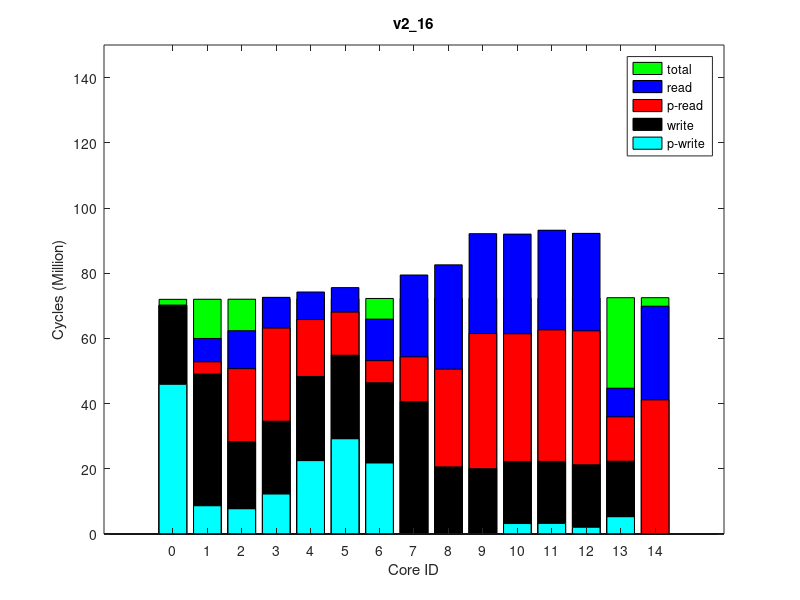

The MATLAB source for this figure:
times(1, :, :) = [
0, 72855982, 0
3728467, 72885721, 0
22382906, 72901668, 0
28570754, 72940089, 0
13739297, 73143799, 0
6754433, 73125650, 0
13241662, 73058084, 0
17442383, 73000500, 0
29962704, 73156899, 0
41432541, 73171220, 0
39163512, 73210063, 0
40347116, 73263574, 0
40307685, 73375153, 0
13110758, 73371903, 0
41072788, 73319198, 0
];
times(2, :, :) = [
0, 72855147, 0
3741466, 72885016, 0
22395099, 72900935, 0
28581595, 72939097, 0
13739179, 73142871, 0
6754005, 73124648, 0
13233827, 73057107, 0
17439655, 72999584, 0
29962520, 73155977, 0
41431883, 73170239, 0
39163318, 73208424, 0
40347112, 73261348, 0
41240852, 73372236, 0
13667626, 73368980, 0
41072982, 73316316, 0
];
times(3, :, :) = [
0, 72859282, 0
3737945, 72887261, 0
22390419, 72903204, 0
28575025, 72941935, 0
13740644, 73145756, 0
6755394, 73127574, 0
13239093, 73060024, 0
17431458, 73002443, 0
29964809, 73158839, 0
41435124, 73173146, 0
39165599, 73211383, 0
40349988, 73264294, 0
41244210, 73375118, 0
13672151, 73371906, 0
41075272, 73319246, 0
];
times(4, :, :) = [
0, 72855436, 0
3730104, 72885778, 0
22385355, 72901708, 0
28572569, 72939404, 0
13737387, 73143140, 0
6753739, 73124968, 0
13240796, 73057431, 0
17439593, 72999895, 0
29962609, 73156211, 0
41432010, 73170482, 0
39163145, 73208667, 0
40348797, 73261661, 0
41242332, 73372492, 0
13667760, 73369230, 0
41072951, 73316533, 0
];
times(5, :, :) = [
0, 72855534, 0
3738428, 72884416, 0
22383484, 72900355, 0
28569410, 72938946, 0
13738232, 73142766, 0
6754077, 73124535, 0
13226245, 73057007, 0
17427962, 72999410, 0
29962593, 73155819, 0
41431667, 73170093, 0
39162815, 73208295, 0
40347324, 73261233, 0
41240812, 73372044, 0
13668010, 73368770, 0
41072772, 73316103, 0
];
times(6, :, :) = [
0, 72855294, 0
3734528, 72884932, 0
22391800, 72900871, 0
28579157, 72938667, 0
13739562, 73142487, 0
6754825, 73124283, 0
13233408, 73056738, 0
17436019, 72999129, 0
29961810, 73155586, 0
41431375, 73169867, 0
39162210, 73208137, 0
40346685, 73261038, 0
41240273, 73371901, 0
13667908, 73368657, 0
41072105, 73315988, 0
];
times(7, :, :) = [
0, 72856474, 0
3732861, 72886815, 0
22386133, 72902749, 0
28570368, 72941153, 0
13738481, 73144512, 0
6754587, 73126324, 0
13242033, 73058760, 0
17431257, 73001251, 0
29963866, 73157555, 0
41433401, 73171827, 0
39164187, 73210083, 0
40349451, 73262960, 0
41243203, 73373756, 0
13669248, 73370504, 0
41073927, 73317846, 0
];
times(8, :, :) = [
0, 72855718, 0
3739553, 72885838, 0
22396342, 72901792, 0
28584395, 72940126, 0
13739132, 73143901, 0
6755161, 73125691, 0
13242121, 73058163, 0
17454663, 73000602, 0
29963028, 73156966, 0
41433014, 73171220, 0
39164160, 73209455, 0
40348916, 73262423, 0
41242200, 73373260, 0
13669152, 73369995, 0
41073629, 73317307, 0
];
times(9, :, :) = [
0, 72856690, 0
3740213, 72885123, 0
22390018, 72901062, 0
28579288, 72939723, 0
13739529, 73143415, 0
6754700, 73125204, 0
13230948, 73057702, 0
17444438, 73000096, 0
29962312, 73156474, 0
41432359, 73170742, 0
39163483, 73208942, 0
40348649, 73261874, 0
41242563, 73372747, 0
13669073, 73369496, 0
41073088, 73316825, 0
];
times(10, :, :) = [
0, 72858354, 0
3738792, 72887216, 0
22394130, 72903163, 0
28579499, 72941451, 0
13739616, 73145150, 0
6754944, 73126985, 0
13246129, 73059497, 0
17451096, 73001924, 0
29965185, 73158234, 0
41434155, 73172542, 0
39165249, 73210845, 0
40350802, 73263677, 0
41244438, 73374536, 0
13670440, 73371274, 0
41074198, 73318596, 0
];
ave_times = round(squeeze(mean(times)));
format long g, ave_times
std_times = round(squeeze(std(times)));
format long g, std_times
polling_read_times = ave_times;
times(1, :, :) = [
45911571, 72576451, 0
8664393, 72605582, 0
7746883, 72622150, 0
12264772, 72659564, 0
0, 72861402, 0
21782483, 72843503, 0
29211165, 72776443, 0
22510959, 72719395, 0
0, 72874280, 0
3550, 72889339, 0
3206022, 72928438, 0
3243200, 72979983, 0
0, 73087843, 0
5784615, 73084839, 0
2054500, 73033829, 0
];
times(2, :, :) = [
45911145, 72576395, 0
8656289, 72605743, 0
7739030, 72622058, 0
12254709, 72659467, 0
0, 72861373, 0
21782892, 72843462, 0
29201819, 72776406, 0
22500880, 72719363, 0
0, 72874259, 0
3533, 72889275, 0
3205254, 72927414, 0
3242166, 72978758, 0
0, 73085843, 0
5241584, 73082835, 0
2054409, 73031910, 0
];
times(3, :, :) = [
45911524, 72577094, 0
8655640, 72605835, 0
7739161, 72622434, 0
12246793, 72659868, 0
0, 72861608, 0
21782239, 72843692, 0
29204754, 72776656, 0
22494334, 72719580, 0
0, 72874470, 0
3520, 72889461, 0
3206362, 72928262, 0
3241439, 72979007, 0
0, 73086118, 0
5241529, 73083102, 0
2053808, 73032188, 0
];
times(4, :, :) = [
45911708, 72576936, 0
8658261, 72604695, 0
7737476, 72620984, 0
12249718, 72658869, 0
0, 72860495, 0
21783456, 72842605, 0
29191849, 72775653, 0
22504220, 72718636, 0
0, 72873354, 0
3523, 72888349, 0
3206150, 72927511, 0
3241537, 72978007, 0
0, 73085104, 0
5241347, 73082092, 0
2053500, 73031168, 0
];
times(5, :, :) = [
45912749, 72577745, 0
8657137, 72606636, 0
7738269, 72622907, 0
12263413, 72660489, 0
0, 72862288, 0
21782221, 72844391, 0
29219100, 72777348, 0
22511931, 72720314, 0
0, 72875179, 0
3537, 72890197, 0
3205218, 72928306, 0
3241868, 72979607, 0
0, 73086767, 0
5241524, 73083771, 0
2054423, 73032867, 0
];
times(6, :, :) = [
45911749, 72576196, 0
8657322, 72605342, 0
7740503, 72621615, 0
12268541, 72659342, 0
0, 72861060, 0
21782825, 72843142, 0
29214346, 72776158, 0
22513318, 72719197, 0
0, 72873948, 0
3520, 72888954, 0
3206196, 72927759, 0
3241436, 72978456, 0
0, 73085601, 0
5241440, 73082613, 0
2053981, 73031699, 0
];
times(7, :, :) = [
45910404, 72575969, 0
8658892, 72604022, 0
7741821, 72620314, 0
12260316, 72658161, 0
0, 72859980, 0
21782166, 72842071, 0
29211850, 72775063, 0
22510628, 72717996, 0
0, 72872846, 0
3530, 72887854, 0
3206396, 72926944, 0
3241217, 72977461, 0
0, 73084594, 0
5241282, 73081580, 0
2053478, 73030668, 0
];
times(8, :, :) = [
45913068, 72577989, 0
8660747, 72606806, 0
7740648, 72623098, 0
12268760, 72660892, 0
0, 72862696, 0
21781249, 72844803, 0
29214193, 72777725, 0
22502371, 72720678, 0
0, 72875665, 0
3533, 72890679, 0
3206416, 72929421, 0
3241273, 72980169, 0
0, 73087271, 0
5241670, 73084269, 0
2053587, 73033363, 0
];
times(9, :, :) = [
45913810, 72578694, 0
8656990, 72606994, 0
7738821, 72623286, 0
12256742, 72660849, 0
0, 72862698, 0
21782278, 72844755, 0
29209916, 72777681, 0
22503628, 72720564, 0
0, 72875562, 0
3550, 72890579, 0
3206225, 72929279, 0
3241280, 72980023, 0
0, 73087113, 0
5241027, 73084101, 0
2053808, 73033177, 0
];
times(10, :, :) = [
45912462, 72577258, 0
8656883, 72606062, 0
7738850, 72622383, 0
12260140, 72660054, 0
0, 72861853, 0
21783283, 72843958, 0
29222213, 72776920, 0
22508964, 72719916, 0
0, 72874758, 0
3545, 72889776, 0
3205189, 72927988, 0
3242307, 72979535, 0
0, 73086646, 0
5242022, 73083650, 0
2054040, 73032746, 0
];
ave_times = round(squeeze(mean(times)));
format long g, ave_times
std_times = round(squeeze(std(times)));
format long g, std_times
polling_write_times = ave_times;
times(1, :, :) = [
0, 101951307, 0
10900067, 102004096, 64000
34038746, 102021113, 128000
37996702, 102083550, 64000
38839687, 102371767, 64000
19500383, 102348347, 128000
20748970, 102253959, 64000
25893481, 102169441, 64000
61971076, 102387513, 128000
72089942, 102401646, 64000
69735040, 102463465, 64000
70916300, 102548595, 64000
69082206, 102723442, 250000
21814394, 102717243, 128000
70933844, 102634779, 64000
];
times(2, :, :) = [
0, 101947025, 0
10900357, 101999462, 64000
34024496, 102016469, 128000
37983113, 102079020, 64000
38837183, 102367157, 64000
19502340, 102343730, 128000
20747771, 102249253, 64000
25872524, 102164826, 64000
61966615, 102382887, 128000
72084928, 102396984, 64000
69730732, 102458967, 64000
70908587, 102542915, 64000
69963353, 102717007, 250000
22454166, 102710793, 128000
70978899, 102628386, 64000
];
times(3, :, :) = [
0, 101926188, 0
10900828, 101980187, 64000
34028004, 101997197, 128000
37991927, 102057350, 64000
38820893, 102345534, 64000
19499355, 102322076, 128000
20748780, 102227580, 64000
25885730, 102143114, 64000
61944674, 102361236, 128000
72063876, 102375333, 64000
69708251, 102436995, 64000
70887798, 102520907, 64000
69941972, 102695034, 250000
22434470, 102688848, 128000
70957070, 102606426, 64000
];
times(4, :, :) = [
0, 101938795, 0
10899243, 101991546, 64000
34042639, 102008566, 128000
38012495, 102070777, 64000
38829982, 102358880, 64000
19502631, 102335461, 128000
20757402, 102241024, 64000
25915885, 102156598, 64000
61958434, 102374637, 128000
72077125, 102388760, 64000
69721778, 102450152, 64000
70901284, 102534629, 64000
69955803, 102708757, 250000
22447964, 102702563, 128000
70970205, 102620182, 64000
];
times(5, :, :) = [
0, 101955625, 0
10899834, 102009032, 64000
34038865, 102026047, 128000
38000380, 102088483, 64000
38844305, 102376604, 64000
19500307, 102353176, 128000
20763106, 102258708, 64000
25909843, 102174342, 64000
61976184, 102392362, 128000
72094698, 102406478, 64000
69740394, 102468247, 64000
70918811, 102552163, 64000
69973427, 102726306, 250000
22465770, 102720108, 128000
70988630, 102637673, 64000
];
times(6, :, :) = [
0, 101935935, 0
10899055, 101989877, 64000
34042031, 102006895, 128000
38002667, 102069092, 64000
38827227, 102355661, 64000
19503460, 102333843, 128000
20768844, 102239371, 64000
25914128, 102154911, 64000
61955474, 102371403, 128000
72073233, 102385532, 64000
69718859, 102448275, 64000
70896967, 102532452, 64000
69953336, 102706582, 250000
22445338, 102700379, 128000
70967221, 102617936, 64000
];
times(7, :, :) = [
0, 101964181, 0
10898812, 102018183, 64000
34045817, 102035197, 128000
38008207, 102097225, 64000
38850538, 102385314, 64000
19503200, 102361894, 128000
20759447, 102267472, 64000
25919129, 102183100, 64000
61984525, 102401073, 128000
72103650, 102415198, 64000
69747833, 102476319, 64000
70928150, 102561096, 64000
69981870, 102735178, 250000
22474736, 102728975, 128000
70996440, 102646561, 64000
];
times(8, :, :) = [
0, 101952497, 0
10901006, 102004624, 64000
34031780, 102021638, 128000
37982905, 102084369, 64000
38841036, 102370818, 64000
19502634, 102347391, 128000
20761145, 102254648, 64000
25890817, 102170182, 64000
61970402, 102386583, 128000
72088568, 102400702, 64000
69734323, 102464428, 64000
70913104, 102548323, 64000
69969020, 102722423, 250000
22460810, 102716225, 128000
70983237, 102633849, 64000
];
times(9, :, :) = [
0, 101954756, 0
10897802, 102007901, 64000
34035141, 102024906, 128000
37981303, 102087052, 64000
38842060, 102373407, 64000
19502717, 102349978, 128000
20753515, 102257255, 64000
25884336, 102172817, 64000
61973275, 102389142, 128000
72091131, 102403260, 64000
69736139, 102465810, 64000
70915865, 102550549, 64000
69971837, 102724614, 250000
22465114, 102718424, 128000
70983623, 102636008, 64000
];
times(10, :, :) = [
0, 101938973, 0
10898323, 101993415, 64000
34035721, 102010414, 128000
38004232, 102071868, 64000
38830707, 102359989, 64000
19499233, 102336554, 128000
20758281, 102242058, 64000
25915811, 102157664, 64000
61959482, 102375712, 128000
72078097, 102389822, 64000
69723588, 102451203, 64000
70901554, 102535653, 64000
69955987, 102709677, 250000
22447687, 102703481, 128000
70971394, 102621061, 64000
];
ave_times = round(squeeze(mean(times)));
format long g, ave_times
std_times = round(squeeze(std(times)));
format long g, std_times
read_times = ave_times;
times(1, :, :) = [
0, 71981948, 0
0, 72012662, 0
0, 72028703, 0
0, 72065973, 0
0, 72265820, 0
0, 72247784, 0
0, 72181013, 0
0, 72124328, 0
0, 72278710, 0
0, 72292916, 0
0, 72329960, 0
0, 72382333, 0
0, 72489224, 0
0, 72486224, 0
0, 72435746, 0
];
times(2, :, :) = [
0, 71984623, 0
0, 72012305, 0
0, 72028067, 0
0, 72067498, 0
0, 72267352, 0
0, 72249333, 0
0, 72182583, 0
0, 72125918, 0
0, 72280276, 0
0, 72294511, 0
0, 72330850, 0
0, 72382679, 0
0, 72488856, 0
0, 72485842, 0
0, 72435419, 0
];
times(3, :, :) = [
0, 71984422, 0
0, 72011985, 0
0, 72027750, 0
0, 72066643, 0
0, 72266496, 0
0, 72248461, 0
0, 72181707, 0
0, 72125031, 0
0, 72279418, 0
0, 72293629, 0
0, 72329815, 0
0, 72381725, 0
0, 72487918, 0
0, 72484920, 0
0, 72434516, 0
];
times(4, :, :) = [
0, 71982076, 0
0, 72012638, 0
0, 72028412, 0
0, 72066241, 0
0, 72266115, 0
0, 72248096, 0
0, 72181334, 0
0, 72124607, 0
0, 72279065, 0
0, 72293250, 0
0, 72330082, 0
0, 72381307, 0
0, 72487418, 0
0, 72484416, 0
0, 72433992, 0
];
times(5, :, :) = [
0, 71984215, 0
0, 72011864, 0
0, 72027601, 0
0, 72066763, 0
0, 72266634, 0
0, 72248597, 0
0, 72181828, 0
0, 72125119, 0
0, 72279533, 0
0, 72293741, 0
0, 72330087, 0
0, 72381899, 0
0, 72488020, 0
0, 72485004, 0
0, 72434562, 0
];
times(6, :, :) = [
0, 71981625, 0
0, 72011613, 0
0, 72027358, 0
0, 72065806, 0
0, 72265639, 0
0, 72247577, 0
0, 72180856, 0
0, 72124222, 0
0, 72278525, 0
0, 72292756, 0
0, 72329296, 0
0, 72380840, 0
0, 72486888, 0
0, 72483878, 0
0, 72433437, 0
];
times(7, :, :) = [
0, 71982885, 0
0, 72013198, 0
0, 72029236, 0
0, 72067425, 0
0, 72267253, 0
0, 72249212, 0
0, 72182461, 0
0, 72125755, 0
0, 72280155, 0
0, 72294358, 0
0, 72330577, 0
0, 72382484, 0
0, 72488650, 0
0, 72485655, 0
0, 72435254, 0
];
times(8, :, :) = [
0, 71983934, 0
0, 72011939, 0
0, 72027987, 0
0, 72066984, 0
0, 72266962, 0
0, 72248903, 0
0, 72182127, 0
0, 72125444, 0
0, 72279880, 0
0, 72294110, 0
0, 72330659, 0
0, 72382185, 0
0, 72488399, 0
0, 72485393, 0
0, 72434982, 0
];
times(9, :, :) = [
0, 71981822, 0
0, 72010565, 0
0, 72026595, 0
0, 72065454, 0
0, 72265394, 0
0, 72247354, 0
0, 72180598, 0
0, 72123839, 0
0, 72278297, 0
0, 72292532, 0
0, 72328310, 0
0, 72380566, 0
0, 72486692, 0
0, 72483688, 0
0, 72433274, 0
];
times(10, :, :) = [
0, 71983843, 0
0, 72011754, 0
0, 72027782, 0
0, 72066508, 0
0, 72266536, 0
0, 72248517, 0
0, 72181763, 0
0, 72124940, 0
0, 72279432, 0
0, 72293653, 0
0, 72329947, 0
0, 72381767, 0
0, 72487907, 0
0, 72484897, 0
0, 72434464, 0
];
ave_times = round(squeeze(mean(times)));
format long g, ave_times
std_times = round(squeeze(std(times)));
format long g, std_times
total_times = ave_times;
times(1, :, :) = [
70143291, 83168019, 64000
49077518, 83198035, 128000
28328624, 83215030, 64000
34592951, 83262247, 64000
40606643, 83495050, 128000
46413023, 83473521, 64000
54824878, 83394262, 64000
48330980, 83329141, 64000
20607217, 83509587, 64000
20045548, 83525238, 64000
22256926, 83559362, 64000
22273514, 83613657, 64000
0, 83725404, 0
22294179, 83722390, 64000
21242760, 83668700, 64000
];
times(2, :, :) = [
70145315, 83169732, 64000
49080137, 83200812, 128000
28335449, 83217792, 64000
34598906, 83264704, 64000
40609042, 83497543, 128000
46414078, 83476010, 64000
54837718, 83396774, 64000
48337030, 83331620, 64000
20606167, 83512023, 64000
20046136, 83527676, 64000
22257267, 83561796, 64000
22272783, 83617398, 64000
0, 83727613, 0
22334162, 83724587, 64000
21245313, 83672191, 64000
];
times(3, :, :) = [
70147636, 83172075, 64000
49081701, 83203322, 128000
28342193, 83220320, 64000
34606112, 83266666, 64000
40609726, 83499408, 128000
46414927, 83477878, 64000
54831496, 83398617, 64000
48335244, 83333474, 64000
20606456, 83513891, 64000
20045762, 83529552, 64000
22257096, 83563623, 64000
22273346, 83619293, 64000
0, 83729594, 0
22334903, 83726574, 64000
21244831, 83674219, 64000
];
times(4, :, :) = [
70142715, 83167122, 64000
49077005, 83198618, 128000
28339708, 83215604, 64000
34603699, 83261896, 64000
40607587, 83494711, 128000
46412476, 83473174, 64000
54830698, 83393923, 64000
48328660, 83328762, 64000
20607447, 83509190, 64000
20045700, 83524851, 64000
22257208, 83558948, 64000
22272882, 83614548, 64000
0, 83724800, 0
22333995, 83721774, 64000
21245361, 83669378, 64000
];
times(5, :, :) = [
70143449, 83168141, 64000
49078292, 83200024, 128000
28330922, 83217019, 64000
34594079, 83263304, 64000
40609068, 83496197, 128000
46414321, 83474681, 64000
54842111, 83395399, 64000
48331451, 83330194, 64000
20606812, 83510704, 64000
20046076, 83526372, 64000
22256790, 83560472, 64000
22272358, 83616078, 64000
0, 83726310, 0
22333555, 83723288, 64000
21246012, 83670902, 64000
];
times(6, :, :) = [
70144889, 83169581, 64000
49078931, 83199172, 128000
28339161, 83216173, 64000
34602912, 83263394, 64000
40610046, 83496212, 128000
46413782, 83474691, 64000
54824772, 83395419, 64000
48333625, 83330273, 64000
20607079, 83510744, 64000
20045513, 83526411, 64000
22257065, 83560508, 64000
22273146, 83616160, 64000
0, 83726415, 0
22334547, 83723407, 64000
21244857, 83671023, 64000
];
times(7, :, :) = [
70142815, 83167221, 64000
49077148, 83198791, 128000
28334718, 83215777, 64000
34599444, 83261944, 64000
40608282, 83494765, 128000
46413662, 83473239, 64000
54833050, 83393944, 64000
48341996, 83328822, 64000
20606745, 83509228, 64000
20045380, 83524894, 64000
22256979, 83558996, 64000
22272953, 83614612, 64000
0, 83724846, 0
22334305, 83721800, 64000
21245748, 83669418, 64000
];
times(8, :, :) = [
70145130, 83169527, 64000
49079842, 83201431, 128000
28338454, 83218419, 64000
34602072, 83264639, 64000
40608594, 83497603, 128000
46413944, 83476045, 64000
54832025, 83396773, 64000
48344509, 83331611, 64000
20606878, 83512115, 64000
20046144, 83527782, 64000
22256922, 83561892, 64000
22272372, 83617536, 64000
0, 83727792, 0
22334923, 83724762, 64000
21245774, 83672368, 64000
];
times(9, :, :) = [
70146024, 83170708, 64000
49080290, 83201416, 128000
28338902, 83218418, 64000
34603864, 83265098, 64000
40610334, 83497879, 128000
46414741, 83476359, 64000
54829160, 83397080, 64000
48331383, 83331930, 64000
20606894, 83512390, 64000
20046017, 83528049, 64000
22256950, 83562147, 64000
22273264, 83617748, 64000
0, 83728019, 0
22333950, 83725001, 64000
21247242, 83672599, 64000
];
times(10, :, :) = [
70144256, 83169002, 64000
49078701, 83199556, 128000
28333382, 83216544, 64000
34596770, 83263564, 64000
40607567, 83496404, 128000
46413912, 83474870, 64000
54828625, 83395549, 64000
48329491, 83330369, 64000
20607105, 83510874, 64000
20045711, 83526541, 64000
22257221, 83560640, 64000
22273187, 83616312, 64000
0, 83726525, 0
22334383, 83723499, 64000
21245692, 83671101, 64000
];
ave_times = round(squeeze(mean(times)));
format long g, ave_times
std_times = round(squeeze(std(times)));
format long g, std_times
write_times = ave_times;
mytitle = 'v2\_16';
order = [1 2 3 4 8 7 6 5 9 10 11 12 15 14 13];

total_times = total_times(:, 2)(order);

read_times = read_times(:, 1)(order);
write_times = write_times(:, 1)(order);

polling_read_times = polling_read_times(:, 1)(order);
polling_write_times = polling_write_times(:, 1)(order);

total_times /= 1000000;

read_times /= 1000000;
write_times /= 1000000;

polling_read_times /= 1000000;
polling_write_times /= 1000000;

% laying read on top of write
read_times += write_times;
polling_read_times += write_times;

figure(1);
clf()
% set(gcf, 'Position', get(0,'Screensize'));
% set(gcf,'units','normalized','outerposition',[0 0 1 1])
bar(0:14, total_times,'g');
hold on;
bar(0:14, read_times,'b');
bar(0:14, polling_read_times,'r');
bar(0:14, write_times,'k');
bar(0:14, polling_write_times,'c');
hold off

axis([-2 16 0 150])
% axis([-1 15])
set(gca,'XTick',0:14);
% set(gca,'xticklabel',{ '0'; '1'; '2'; '3'; '7'; '6'; '5'; '4'; '8'; '9'; '10'; '11'; '15'; '14'; '13' })

xlabel('Core ID')
ylabel('Cycles (Million)')

legend('total', 'read', 'p-read', 'write', 'p-write')
title(mytitle)
print(1, strcat(mytitle, '.png'))
